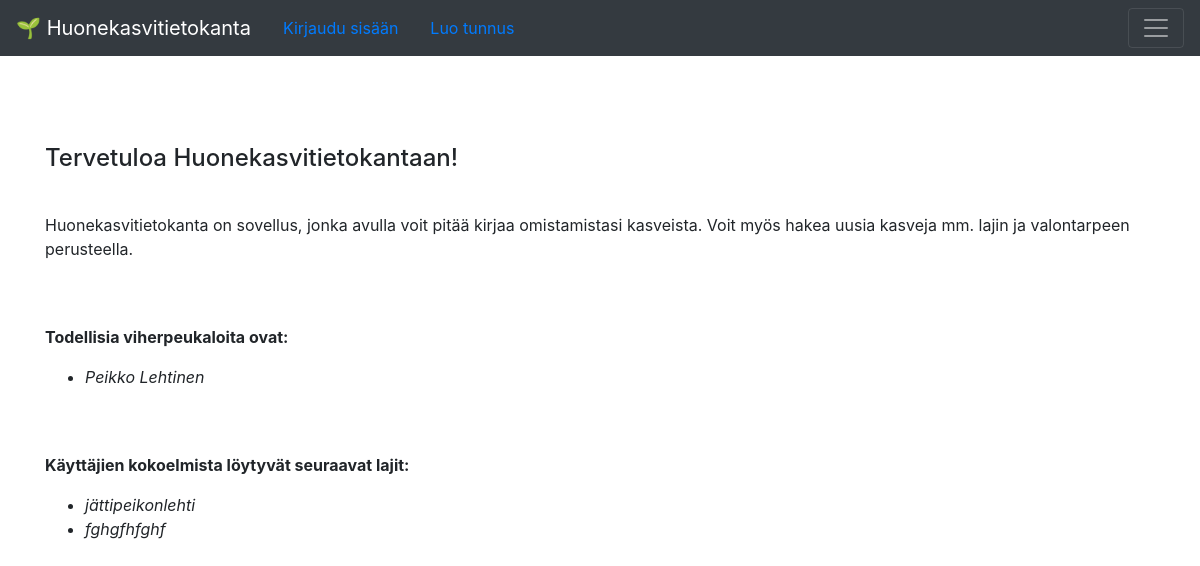
Before: / with the older database file.
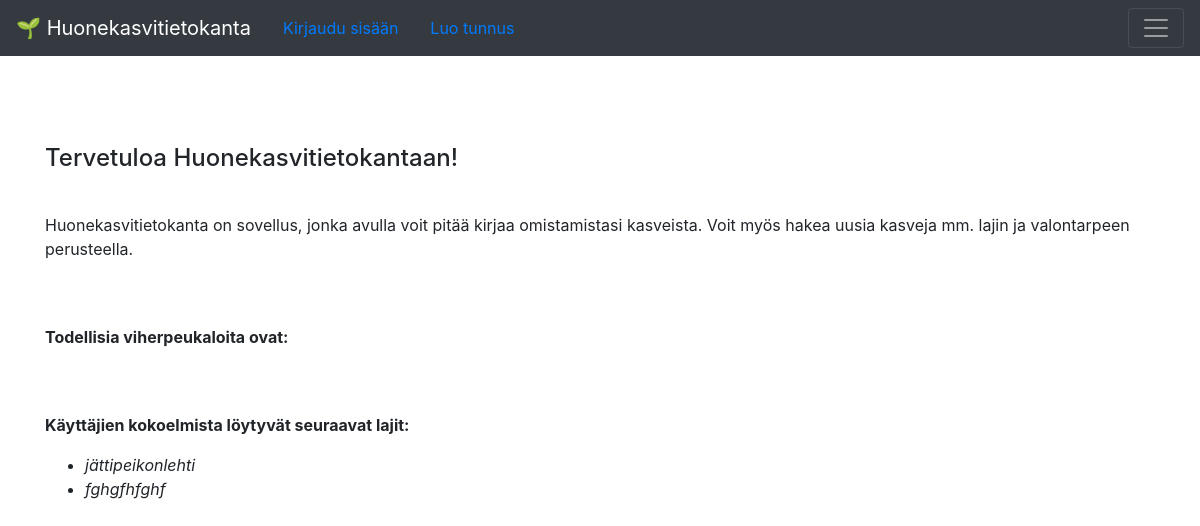
After: the same page with the newer database file.
### application/auth/models.py (models this page shows, shortened)
class User(db.Model):
    __tablename__ = "account"
    id = db.Column(db.Integer, primary_key=True)
    date_created = db.Column(db.DateTime, default=db.func.current_timestamp())
    name = db.Column(db.String(144), nullable=False)
    username = db.Column(db.String(144), nullable=False, unique=True)
    password = db.Column(db.String(144), nullable=False)
    plants = db.relationship("Plant", backref='account', lazy=True)
    @staticmethod
    def find_greenthumbs():
        stmt = text("SELECT Account.id, Account.name FROM Account"
                    " LEFT JOIN Plant ON Plant.account_id = Account.id"
                    " GROUP BY Account.id"
                    " HAVING COUNT(Plant.id) > 9")
        res = db.engine.execute(stmt)
        response = []
        for row in res:
            response.append({"id":row[0], "name":row[1]})
        return response

### application/species/models.py (models this page shows, shortened)
class Species(Base):
    __tablename__ = "species"
    genus = db.Column(db.String(144), nullable=False)
    epithet = db.Column(db.String(144), nullable=False)
    water = db.Column(db.String(144), nullable=False)
    light = db.Column(db.String(144), nullable=False)
    plants = db.relationship('Plant', backref='plant_species', lazy=True)
    @staticmethod
    def find_current_species():
        stmt = text("SELECT Species.id, Species.name FROM Species"
                     " LEFT JOIN Plant ON Plant.species_id = Species.id"
                     " GROUP BY Species.id;")
        res = db.engine.execute(stmt)
        response = []
        for row in res:
            response.append({"name":row[1]})
        return response

### application/views.py (the view)
@app.route('/')
def index():
    return render_template("index.html", current_species=Species.find_current_species(), greenthumbs=User.find_greenthumbs())

### application/templates/index.html
{% extends "layout.html" %}
{% block body %}
  <p>
  <h4>Tervetuloa Huonekasvitietokantaan!</h4></p>
<p><br>
  Huonekasvitietokanta on sovellus, jonka avulla voit pitää kirjaa omistamistasi kasveista. Voit myös hakea uusia kasveja mm. lajin ja valontarpeen perusteella.
  </p>
<br>
<br>
{% if greenthumbs is defined %}
        <p>
          <b>Todellisia viherpeukaloita ovat:</b>
        </p>
        <ul>
          {% for user in greenthumbs %}
          <li>
           <i> {{user.name}} </i>
          </li>
          {% endfor %}
        </ul>
        {% endif %}
        {% if current_species is defined %}
        <p>
          <br><br>
          <b>Käyttäjien kokoelmista löytyvät seuraavat lajit:</b>
        </p>
        <ul>
          {% for species in current_species %}
          <li>
           <i> {{species.name}} </i>
          </li>
          {% endfor %}
        </ul>
        {% endif %}
{% endblock %}

Changed rows visible on the page:
removed User: name "Peikko Lehtinen"
